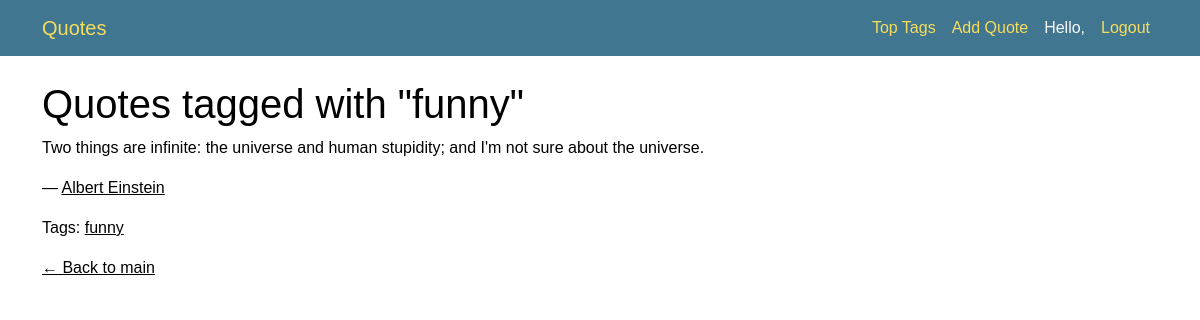
Screenshot of /tag/funny/ with the database file from the repository.
### quotes/models.py (models this page shows, shortened)
class Tag(models.Model):
    name = models.CharField(max_length=50, unique=True)

class Quote(models.Model):
    quote = models.TextField()
    author = models.ForeignKey(Author, on_delete=models.CASCADE)
    tags = models.ManyToManyField(Tag)
    created_by = models.ForeignKey(User, on_delete=models.CASCADE)

class Author(models.Model):
    fullname = models.CharField(max_length=255, unique=True)
    born_date = models.CharField(max_length=100)
    born_location = models.CharField(max_length=255)
    description = models.TextField()

### quotes/views.py (the view)
# urls.py: path('tag/<str:tag_name>/', views.quotes_by_tag, name='quotes_by_tag'),
def quotes_by_tag(request, tag_name):
    quotes = Quote.objects.filter(tags__name=tag_name)
    return render(request, 'quotes/quotes_by_tag.html', {
        'quotes': quotes,
        'tag': tag_name
    })

### quotes/templates/quotes/quotes_by_tag.html
{% extends 'quotes/base.html' %}
{% block content %}
  <h1>Quotes tagged with "{{ tag }}"</h1>
  {% for quote in quotes %}
    <div>
        <blockquote>{{ quote.quote }}</blockquote>
        <p>— <a href="{% url 'author_detail' author_id=quote.author.id %}">{{ quote.author.fullname }}</a></p>
        <p>Tags:
            {% for tag in quote.tags.all %}
                <a href="{% url 'quotes_by_tag' tag.name %}">{{ tag.name }}</a>{% if not forloop.last %}, {% endif %}
            {% endfor %}
        </p>
    </div>
  {% empty %}
    <p>No quotes found with this tag.</p>
  {% endfor %}
  <a href="{% url 'main' %}">← Back to main</a>
{% endblock %}

### quotes/static/css/style.css (style rules this page uses)
html[data-theme="light"], :root { --primary: #79aec8; --secondary: #417690; --accent: #f5dd5d; --primary-fg: #fff; --body-fg: #333; --body-bg: #fff; --body-quiet-color: #666; --body-medium-color: #444; --body-loud-color: #000; --header-color: #ffc; --header-branding-color: var(--accent); --header-bg: var(--secondary); --header-link-color: var(--primary-fg); --breadcrumbs-fg: #c4dce8; --breadcrumbs-link-fg: var(--body-bg); --breadcrumbs-bg: #264b5d; --link-fg: #417893; --link-hover-color: #036; --link-selected-fg: var(--secondary); --hairline-color: #e8e8e8; --border-color: #ccc; --error-fg: #ba2121; --message-success-bg: #dfd; --message-warning-bg: #ffc; --message-error-bg: #ffefef; --darkened-bg: #f8f8f8; --selected-bg: #e4e4e4; --selected-row: #ffc; --button-fg: #fff; --button-bg: var(--secondary); --button-hover-bg: #205067; --default-button-bg: #205067; --default-button-hover-bg: var(--secondary); --close-button-bg: #747474; --close-button-hover-bg: #333; --delete-button-bg: #ba2121; --delete-button-hover-bg: #a41515; --object-tools-fg: var(--button-fg); --object-tools-bg: var(--close-button-bg); --object-tools-hover-bg: var(--close-button-hover-bg); --font-family-primary: "Segoe UI", system-ui, Roboto, "Helvetica Neue", Arial, sans-serif, "Apple Color Emoji", "Segoe UI Emoji", "Segoe UI Symbol", "Noto Color Emoji"; --font-family-monospace: ui-monospace, Menlo, Monaco, "Cascadia Mono", "Segoe UI Mono", "Roboto Mono", "Oxygen Mono", "Ubuntu Monospace", "Source Code Pro", "Fira Mono", "Droid Sans Mono", "Courier New", monospace, "Apple Color Emoji", "Segoe UI Emoji", "Segoe UI Symbol", "Noto Color Emoji"; color-scheme: light; }
body { background-color: var(--primary-fg); color: var(--text-color); font-family: Arial, sans-serif; }
h1 { color: var(--primary-color); }
a { color: var(--accent-color); }

### rows the page displays
Tag: name "funny"
Quote: quote "Two things are infinite: the universe and human stupidity; and I'm not sure about the universe.", author.fullname "Albert Einstein"
